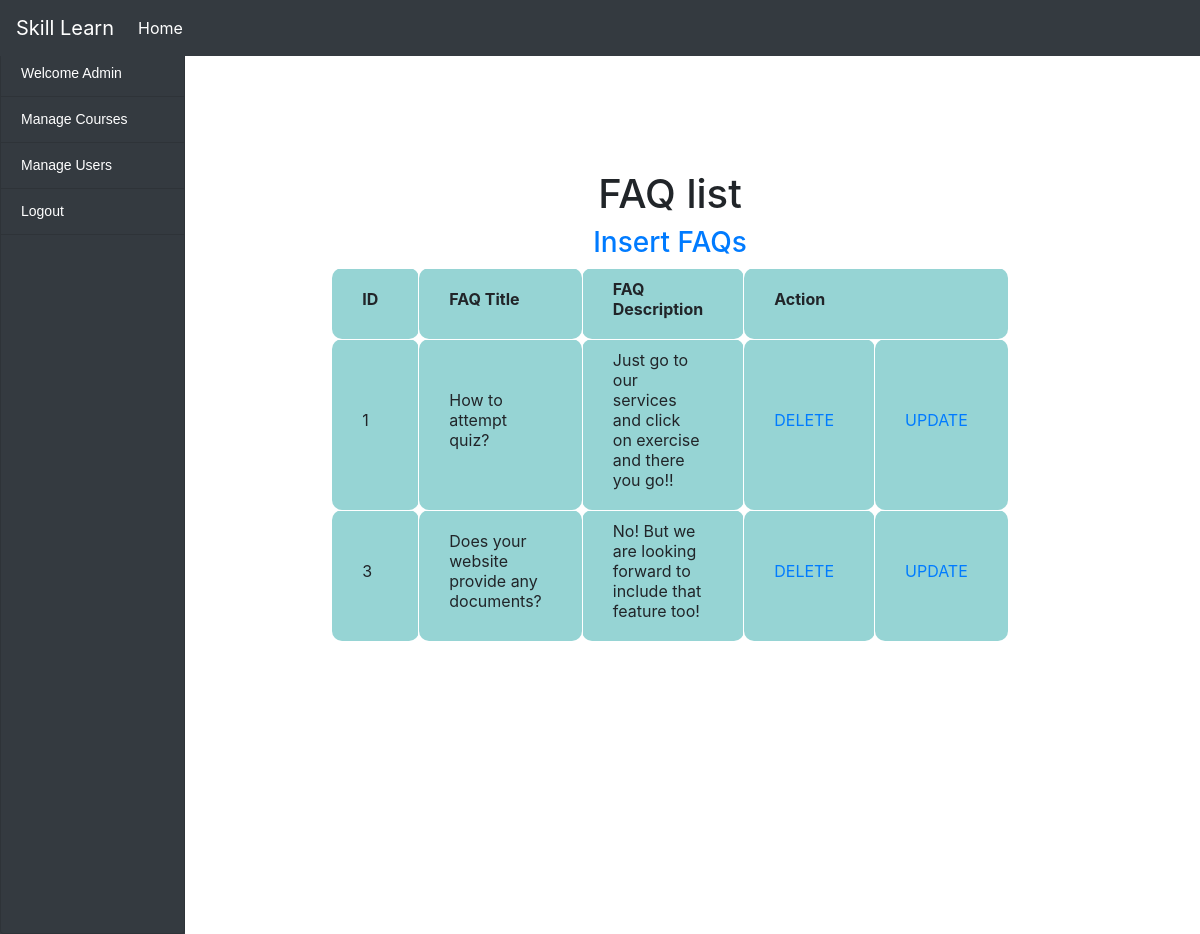
Screenshot of /admin/FAQs/manage_faqs.php with the database file from the repository.
### tables this page shows
CREATE TABLE `faq` (
  `id` int(11) NOT NULL,
  `faq_title` varchar(255) NOT NULL,
  `faq_answer` varchar(255) NOT NULL
);

### admin/FAQs/manage_faqs.php (the view, shortened to what this page needs)
	<link rel="stylesheet" type="text/css" href="tablestyle.css">
<?php
include("connection.php");
include("header.php");
include("navbar.php");
$list_query="select * from faq";
$data_query=mysqli_query($con,$list_query);
?>
<html>
	<head>
<body>
	</head>
	<div class="container-fluid" style="margin-top: 50px;" >
      <div class="row">
        <div class="col-sm-2 col-md-2 sidebar badge-dark" style="margin:inherit;" id="sidebar" >
         <ul class="list-group text-white sidebar-list">
            <li class="list-group-item  bg-dark "><a href="../admin_main.php">Welcome Admin</a></li>
            <li class="list-group-item bg-dark "><a href="manage_courses/manage_courses.php">Manage Courses</a></li>
            <li class="list-group-item bg-dark"><a href="../Manage Users/alist.php">Manage Users</a></li>
            <li class="list-group-item bg-dark"><a href="">Logout</a></li>
            <li class="list-group-item bg-dark" style="height: 700px;"></li>
          </ul>
        </div>
  		<div class="col-md-10 ">
<br>
<br>
<br>
<br>
<br>
<h1 align="center"> FAQ list  </h1>
<h3 align="center"><a href="faqinsert.php">Insert FAQs </a></h3>
<table style="width:10px;" align="center" border="1">
		<tr>
			<th>ID</th>
			<th>FAQ Title</th>
			<th>FAQ Description</th>
			<th colspan="2">Action</th>
		</tr>
		<?php
			while($list_data=mysqli_fetch_array($data_query)){
		?>
		<tr>
			<td><?php echo $list_data['0'];  ?> </td>
			<td><?php echo $list_data['1'];  ?></td>
			<td><?php echo $list_data['2'];  ?> </td>
			<td><a href="delete.php?delete_id=<?php echo $list_data['id']; ?>">DELETE</a></td>
			<td><a href="update.php?update_id=<?php echo $list_data['id']; ?>">UPDATE</a></td>
		</tr>
		<?php	}  ?>
	</table>
</body>
</html>

### admin/FAQs/tablestyle.css (style rules this page uses)
table, th, td { border: 1px solid white; border-collapse: collapse; }
th, td { background-color: #96D4D4; }
table, th, td { border-radius: 10px; }
th, td { padding-top: 10px; padding-bottom: 20px; padding-left: 30px; padding-right: 40px; }

### admin/FAQs/manage_faqs.php (style rules this page uses)
.sidebar-list { margin-right: -15px; font-family: 'Quicksand', sans-serif; font-size: 14px }
.sidebar-list li a { color:white; text-decoration: none; }

### rows the page displays
faq: id "1", faq_title "How to attempt quiz?", faq_answer "Just go to our services and click on exercise and there you go!!"
faq: id "3", faq_title "Does your website provide any documents?", faq_answer "No! But we are looking forward to include that feature too!"
